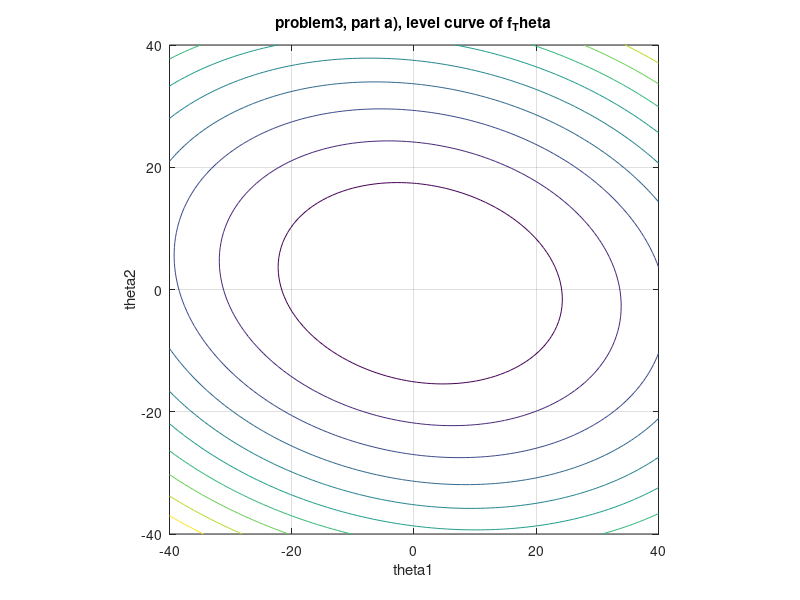
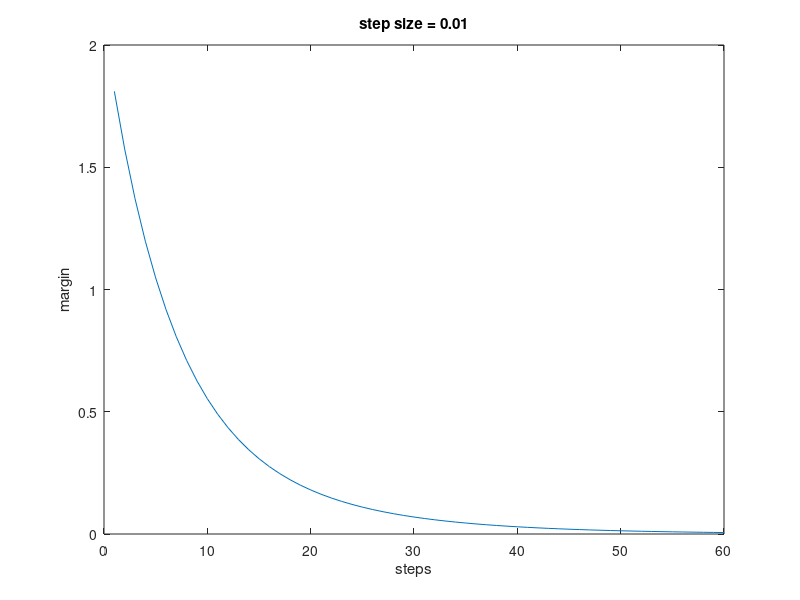
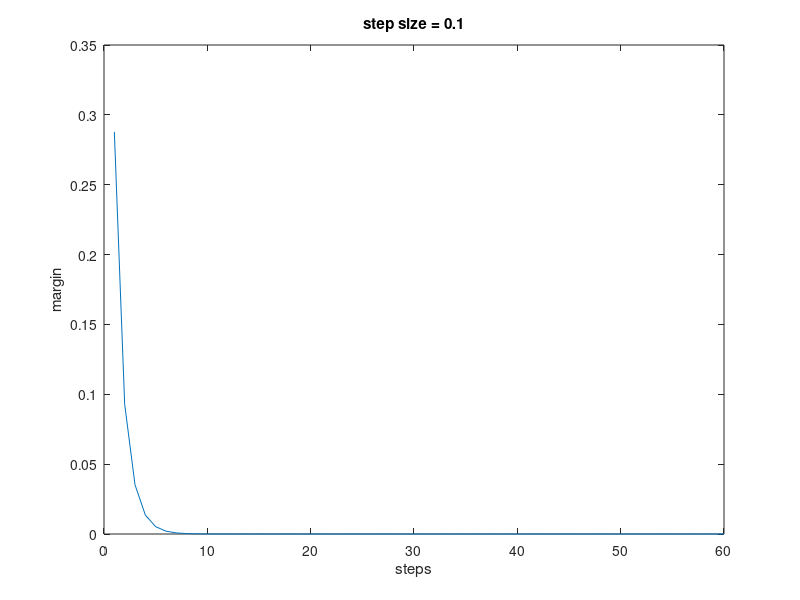
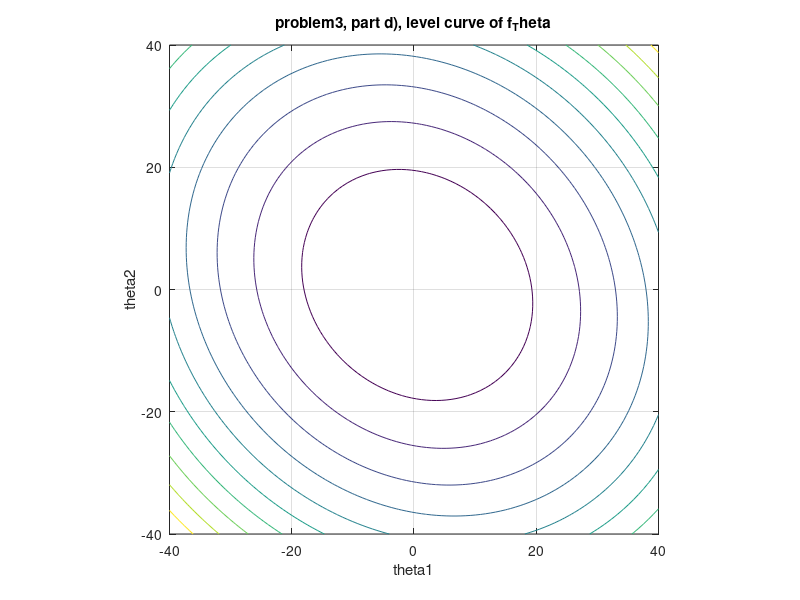

Reproduce these figures in MATLAB, in order.
%%%%%%%%%%%%%%%%%%%%%%%%%%%%%%%  part a) %%%%%%%%%%%%%%%%%%%%%%%%%%%%

%loading the dataset
dataset =csvread('dataset1.csv',0,0);
m = size(dataset,1);

%get  (x, y) pairs
x = dataset(:,1:2);
y = dataset(:,3);

%create grid for theta1 and theta2
theta1=linspace(-40,40);
theta2=linspace(-40,40);

[Theta1,Theta2]=meshgrid(theta1,theta2);
f_Theta = zeros(size(Theta1));

% plug into LMS function
for i=1:m
    f_Theta = f_Theta+( x(i,1).*Theta1 + x(i,2).*Theta2 - y(i,1) ).^2 ;
end
f_Theta=(1/(2*m)).*f_Theta;

% organize the plot
contour(Theta1, Theta2, f_Theta);
grid on
axis equal
axis tight
xlabel('theta1');
ylabel('theta2');
title('problem3, part a), level curve of f_Theta');

%%%%%%%%%%%%%%%%%%%%%%%%%%%%%%%  part b) %%%%%%%%%%%%%%%%%%%%%%%%%%%%
ThetaHat = ((x.'*x)^(-1))*x.'*y;
display(ThetaHat);

%%%%%%%%%%%%%%%%%%%%%%%%%%%%%%%  part c) %%%%%%%%%%%%%%%%%%%%%%%%%%%%
steps = 60;
fK001 = zeros(1,steps);
nk01 = 0.01;
ThetaGD = zeros(size(dataset,2)-1,1); % k=0
for k=1:steps
     ThetaGD = ThetaGD - (nk01 / m) * x.'*(x*ThetaGD-y);
     fK001(:,k) = norm(ThetaGD - ThetaHat)^2;
end

fK01= zeros(1,steps);
nk1 = 0.1;
ThetaGD = zeros(size(dataset,2)-1,1); % k=0
for k=1:steps
     ThetaGD = ThetaGD - (nk1 / m) * x.'*(x*ThetaGD-y);
     fK01(:,k) = norm(ThetaGD - ThetaHat)^2;
end

fK05= zeros(1,steps);
nk5 = 0.5;
ThetaGD = zeros(size(dataset,2)-1,1); % k=0
for k=1:steps
     ThetaGD = ThetaGD - (nk5 / m) * x.'*(x*ThetaGD-y);
     fK05(:,k) = norm(ThetaGD - ThetaHat)^2;
end

fK10= zeros(1,steps);
nk10 = 1;
ThetaGD = zeros(size(dataset,2)-1,1); % k=0
for k=1:steps
     ThetaGD = ThetaGD - (nk10 / m) * x.'*(x*ThetaGD-y);
     fK10(:,k) = norm(ThetaGD - ThetaHat)^2;
end

fK100= zeros(1,steps);
nk100 = 10;
ThetaGD = zeros(size(dataset,2)-1,1); % k=0
for k=1:steps
     ThetaGD = ThetaGD - (nk100 / m) * x.'*(x*ThetaGD-y);
     fK100(:,k) = norm(ThetaGD - ThetaHat)^2;
end

figure;
plot(fK001);
xlabel('steps');
ylabel('margin');
title('step size = 0.01');

figure;
plot(fK01);
xlabel('steps');
ylabel('margin');
title('step size = 0.1');

figure;
plot(fK05);
xlabel('steps');
ylabel('margin');
title('step size = 0.5');

figure;
plot(fK10);
xlabel('steps');
ylabel('margin');
title('step size = 1');

figure;
plot(fK100);
xlabel('steps');
ylabel('margin');
title('step size = 10');
%%%%%%%%%%%%%%%%%%%%%%%%%%%%%%%  part d) %%%%%%%%%%%%%%%%%%%%%%%%%%%%
v1=std(x(:,1));
v2=std(x(:,2));
vy=std(y(:,1));
xn = [x(:,1) ./ v1, x(:,2) ./ v2];
yn = y./vy;

%create grid for theta1 and theta2
theta1=linspace(-40,40);
theta2=linspace(-40,40);

[Theta1,Theta2]=meshgrid(theta1,theta2);
f_Theta = zeros(size(Theta1));

% plug into LMS function
for i=1:m
    f_Theta = f_Theta+( xn(i,1).*Theta1 + xn(i,2).*Theta2 - yn(i,1) ).^2 ;
end
f_Theta=(1/(2*m)).*f_Theta;

% organize the plot
contour(Theta1, Theta2, f_Theta);
grid on
axis equal
axis tight
xlabel('theta1');
ylabel('theta2');
title('problem3, part d), level curve of f_Theta');

%do the optimization as above
ThetaHat = ((xn.'*xn)^(-1))*xn.'*yn;
display(ThetaHat);

steps = 60;
fK001 = zeros(1,steps);
nk01 = 0.01;
ThetaGD = zeros(size(dataset,2)-1,1); % k=0
for k=1:steps
     ThetaGD = ThetaGD - (nk01 / m) * xn.'*(xn*ThetaGD-yn);
     fK001(:,k) = norm(ThetaGD - ThetaHat)^2;
end

figure;
plot(fK001);
xlabel('steps');
ylabel('margin');
title('step size = 0.01, normalized');
